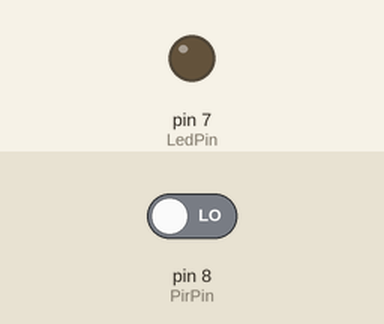
This sketch was run on a simulated Arduino Uno, built with avr-gcc and run on an emulated ATmega328P. Parts: output pins drawn as LEDs (lit = HIGH). The test bench sets the inputs (shaded band); at power-on: pin 8 (PirPin) LOW.

Above: at 1.2 s.
1.3 s: pin 8 (PirPin) driven HIGH
At 2.5 s:
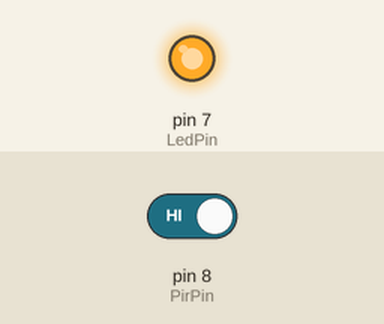
2.8 s: pin 8 (PirPin) driven LOW
At 4.2 s:
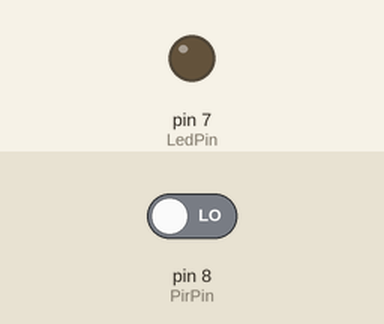
Timing chart, 0 to 5.8 s (numbered marks = the images above; inputs shaded):
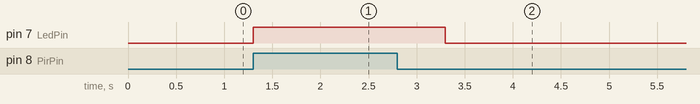

The sketch:

Kod.ino
```cpp
int LedPin=7;
int PirPin=8;
int Hareket;
void setup() {
  pinMode(LedPin,OUTPUT); //Led  Çıkış
  pinMode(PirPin,INPUT);//Sensör Giriş
}
void loop() {
  Hareket = digitalRead(PirPin); //Oku
  if(Hareket==HIGH){
    digitalWrite(LedPin,HIGH); //Led Yak
    delay(1000); //1 sn Bekle
  }
  else{
    digitalWrite(LedPin,LOW); //Led Kapat
  }
}
```

Measured:
- after the input at 1.3 s, pin 7 (LedPin): LOW → HIGH at once
- after the input at 2.8 s, pin 7 (LedPin): HIGH → LOW after 0.50 s
